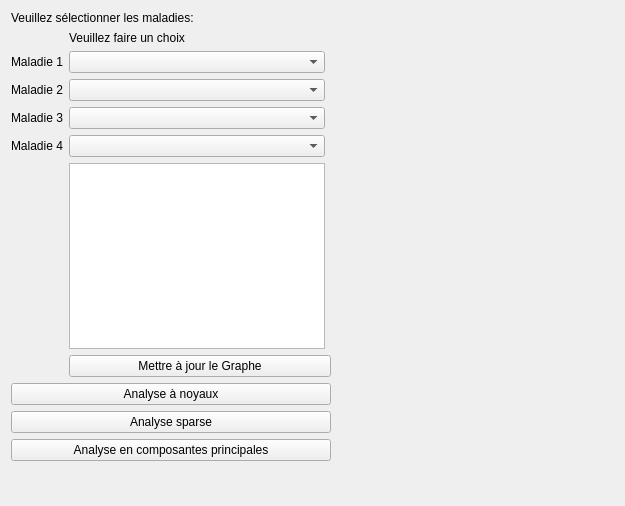
<?xml version="1.0" encoding="UTF-8"?>
<ui version="4.0">
 <class>Form</class>
 <widget class="QWidget" name="Form">
  <property name="geometry">
   <rect>
    <x>0</x>
    <y>0</y>
    <width>625</width>
    <height>506</height>
   </rect>
  </property>
  <property name="mouseTracking">
   <bool>false</bool>
  </property>
  <property name="windowTitle">
   <string>Visualisation</string>
  </property>
  <layout class="QHBoxLayout" name="horizontalLayout">
   <item>
    <layout class="QGridLayout" name="gridLayout">
     <item row="2" column="2">
      <spacer name="horizontalSpacer">
       <property name="orientation">
        <enum>Qt::Horizontal</enum>
       </property>
       <property name="sizeHint" stdset="0">
        <size>
         <width>40</width>
         <height>20</height>
        </size>
       </property>
      </spacer>
     </item>
     <item row="2" column="0">
      <layout class="QVBoxLayout" name="verticalLayout_">
       <property name="sizeConstraint">
        <enum>QLayout::SetDefaultConstraint</enum>
       </property>
       <item>
        <widget class="QLabel" name="label">
         <property name="text">
          <string>Veuillez sélectionner les maladies:</string>
         </property>
        </widget>
       </item>
       <item>
        <layout class="QVBoxLayout" name="verticalLayout_cb"/>
       </item>
       <item>
        <layout class="QGridLayout" name="gridLayout_features">
         <item row="3" column="1">
          <widget class="QComboBox" name="Disease_2"/>
         </item>
         <item row="4" column="0">
          <widget class="QLabel" name="Param">
           <property name="text">
            <string>Maladie 3</string>
           </property>
          </widget>
         </item>
         <item row="3" column="0">
          <widget class="QLabel" name="Feature">
           <property name="text">
            <string>Maladie 2</string>
           </property>
          </widget>
         </item>
         <item row="0" column="1">
          <widget class="QLabel" name="label_param_1">
           <property name="text">
            <string>Veuillez faire un choix</string>
           </property>
          </widget>
         </item>
         <item row="2" column="1">
          <widget class="QComboBox" name="Disease_1"/>
         </item>
         <item row="5" column="0">
          <widget class="QLabel" name="Stat">
           <property name="text">
            <string>Maladie 4</string>
           </property>
          </widget>
         </item>
         <item row="2" column="0">
          <widget class="QLabel" name="Experiment">
           <property name="text">
            <string>Maladie 1</string>
           </property>
          </widget>
         </item>
         <item row="7" column="1" colspan="2">
          <widget class="QPushButton" name="maj_button">
           <property name="text">
            <string>Mettre à jour le Graphe</string>
           </property>
          </widget>
         </item>
         <item row="4" column="1">
          <widget class="QComboBox" name="Disease_3"/>
         </item>
         <item row="6" column="1">
          <widget class="QTextBrowser" name="DocBrowser_1"/>
         </item>
         <item row="5" column="1">
          <widget class="QComboBox" name="Disease_4"/>
         </item>
        </layout>
       </item>
       <item>
        <layout class="QHBoxLayout" name="horizontalLayout_2"/>
       </item>
       <item>
        <widget class="QPushButton" name="AKERNEL_Button">
         <property name="text">
          <string>Analyse à noyaux</string>
         </property>
        </widget>
       </item>
       <item>
        <widget class="QPushButton" name="ASPARSE_Button">
         <property name="text">
          <string>Analyse sparse</string>
         </property>
        </widget>
       </item>
       <item>
        <widget class="QPushButton" name="ACP_Button">
         <property name="text">
          <string>Analyse en composantes principales</string>
         </property>
        </widget>
       </item>
       <item>
        <spacer name="verticalSpacer_2">
         <property name="orientation">
          <enum>Qt::Vertical</enum>
         </property>
         <property name="sizeHint" stdset="0">
          <size>
           <width>20</width>
           <height>40</height>
          </size>
         </property>
        </spacer>
       </item>
       <item>
        <layout class="QVBoxLayout" name="verticalLayout_machine_learning"/>
       </item>
      </layout>
     </item>
     <item row="2" column="3">
      <layout class="QVBoxLayout" name="verticalLayout_plot">
       <property name="sizeConstraint">
        <enum>QLayout::SetMinimumSize</enum>
       </property>
      </layout>
     </item>
    </layout>
   </item>
  </layout>
 </widget>
 <resources/>
 <connections/>
</ui>
